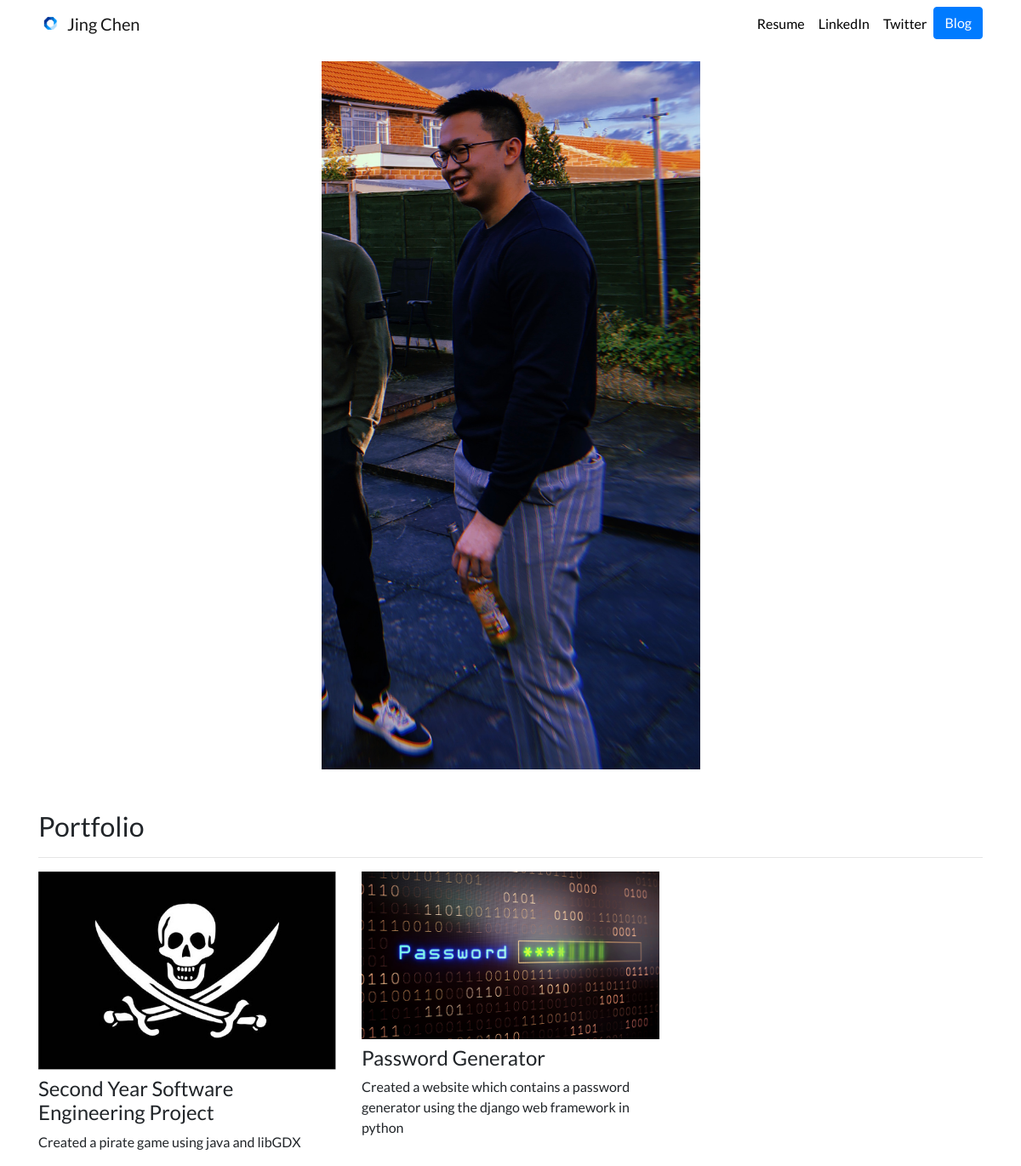
The page / on the database its author committed.
### portfolio/models.py (models this page shows, shortened)
class Project(models.Model):
    title = models.CharField(max_length = 100)
    description = models.CharField(max_length = 100)
    image = models.ImageField(upload_to='portfolio/images')
    url = models.URLField(blank = True)

### portfolio/views.py (the view)
# urls.py: 2. Add a URL to urlpatterns:  path('', views.home, name='home')
def home(request):
    projects = Project.objects.all()
    return render(request, 'portfolio/home.html', {"projects" : projects})

### portfolio/templates/portfolio/home.html
{% extends 'portfolio/base.html' %}
{% load static %}
{% block content %}
<div class="row justify-content-center my-3">
  <div class="col-5">
    <img src="{% static 'portfolio/WebsiteIMG.jpg' %}" class = "img-fluid">
  </div>
</div>
<h2 class="mt-5">Portfolio</h2>
<hr>
<div class="row">
  {% for project in projects %}
  <div class="col-lg-4 col-md-6">
    {% if project.url %}
    <a href="{{ project.url }}">
      <img src="{{ project.image.url }}" class="img-fluid mb-2">
    </a>
    {% else %}
    <img src="{{ project.image.url }}" class="img-fluid mb-2">
    {% endif %}
    <h4>{{ project.title }}</h4>
    <p>{{ project.description }}</p>
  </div>
  {% endfor %}
</div>
{% endblock %}

### portfolio/templates/portfolio/base.html (shortened to what this page needs)
{% load static %}
<!doctype html>
<html lang="en">
<head>
  <link rel="stylesheet" href="https://stackpath.bootstrapcdn.com/bootstrap/4.4.1/css/bootstrap.min.css">
  <link rel="stylesheet" href="{% static "portfolio/custom.css" %}">
</head>
<body>
  <nav id="topNav" class="navbar navbar-expand-md navbar-light">
    <div class="container">
      <a class="navbar-brand" href="{% url 'home' %}">
        <img src="{% static "portfolio/hex.png" %}" width="30" height="30" class="d-inline-block align-top" alt="Nick's Logo">
        <span>Jing Chen</span>
      </a>
      <div class="collapse navbar-collapse text-center" id="navbarNav">
        <ul class="navbar-nav ml-auto">
          <li class="nav-item">
            <a class="nav-link" href="{% static "portfolio/GradCVUpdated.pdf" %}">Resume</a>
          </li>
          <li class="nav-item">
            <a class="nav-link" href="https://www.linkedin.com/in/jinglun-chen-2aa99b19b/" target="_blank">LinkedIn</a>
          </li>
          <li class="nav-item">
            <a class="nav-link" href="https://twitter.com/ZappyCode" target="_blank">Twitter</a>
          </li>
          <li>
            <a role="button" href="{% url 'blog:all_blogs' %}" class="btn btn-primary">Blog</a>
          </li>
        </ul>
      </div>
    </div>
  </nav>
  <div class="container">
    {% block content %}{% endblock %}
  </div>
</body>
</html>

### portfolio/static/portfolio/custom.css (style rules this page uses)
.navbar-nav .nav-link { color: rgba(0,0,0,1) !important; }
body { font-family: 'Lato', sans-serif; }

### rows shown on the page
Project: image (picture), title "Second Year Software Engineering Project", description "Created a pirate game using java and libGDX"
Project: image (picture), title "Password Generator", description "Created a website which contains a password generator using the django web framework in python"
